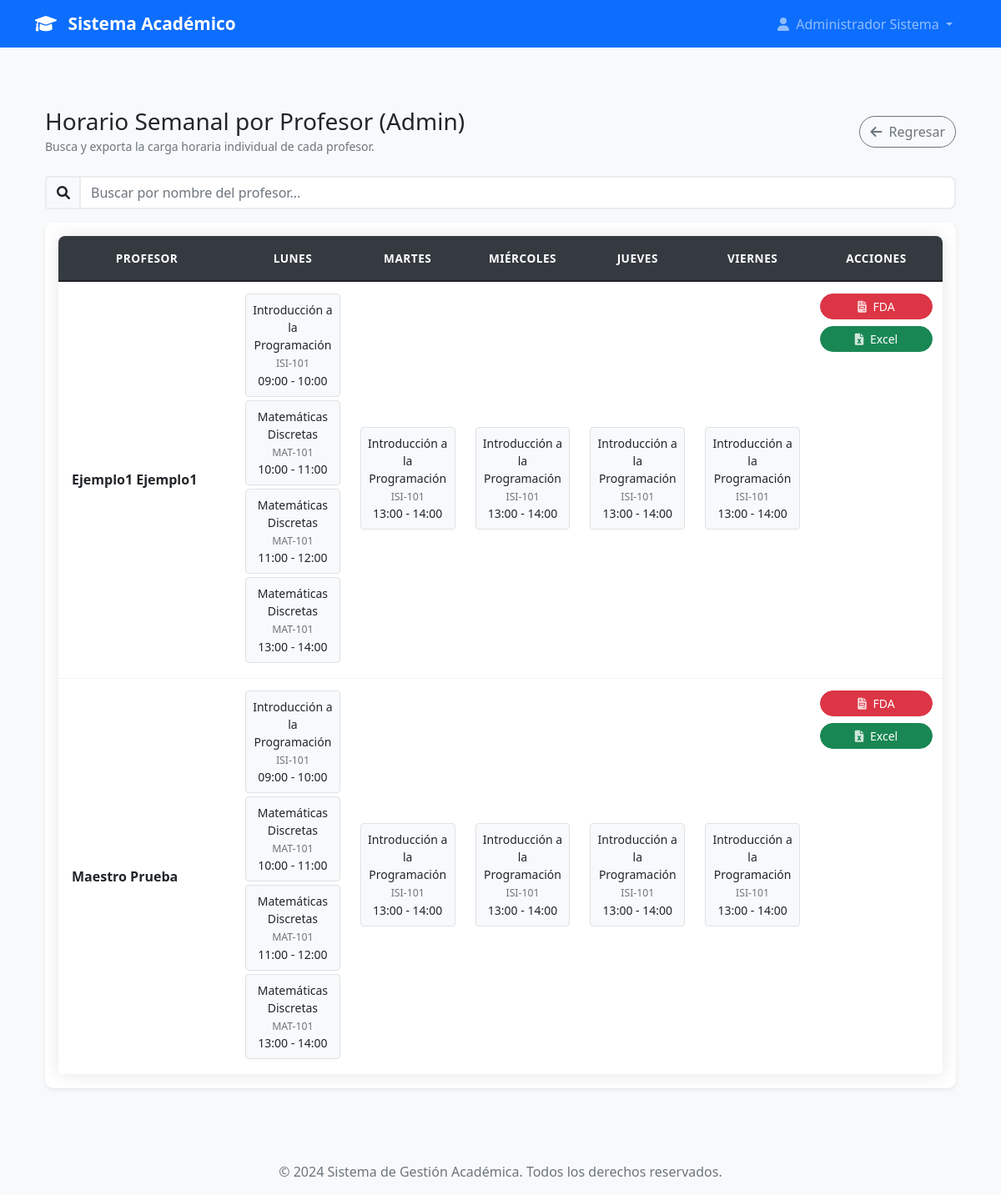
/admin/horarios/profesores (signed in), run on the app's committed database.
### models.py (models this page shows, shortened)
class User(UserMixin, db.Model):
    id = db.Column(db.Integer, primary_key=True)
    username = db.Column(db.String(80), unique=True, nullable=False)
    email = db.Column(db.String(120), unique=True, nullable=False)
    password_hash = db.Column(db.String(120), nullable=False)
    nombre = db.Column(db.String(100), nullable=False)
    apellido = db.Column(db.String(100), nullable=False)
    telefono = db.Column(db.String(20))
    imagen_perfil = db.Column(db.String(200))  # Ruta de la imagen de perfil
    rol = db.Column(db.String(20), nullable=False)
    tipo_profesor = db.Column(db.String(20))
    carreras = db.relationship('Carrera', secondary=user_carreras, backref=db.backref('usuarios', lazy=True))
    materias = db.relationship('Materia', secondary='profesor_materias', backref=db.backref('profesores', lazy=True))
    carrera_id = db.Column(db.Integer, db.ForeignKey('carrera.id'))
    carrera = db.relationship('Carrera', foreign_keys=[carrera_id], backref=db.backref('jefe_carrera', uselist=False))
    fecha_registro = db.Column(db.DateTime, default=datetime.utcnow)
    activo = db.Column(db.Boolean, default=True)
    def get_nombre_completo(self):
        return f"{self.nombre} {self.apellido}"
    def is_admin(self):
        return self.rol == 'admin'

class Materia(db.Model):
    id = db.Column(db.Integer, primary_key=True)
    nombre = db.Column(db.String(200), nullable=False)
    codigo = db.Column(db.String(20), nullable=False, unique=True)  # Ej: "ISI-101", "MAT-201"
    descripcion = db.Column(db.Text)
    cuatrimestre = db.Column(db.Integer, nullable=False)  # 1, 2, 3, etc.
    creditos = db.Column(db.Integer, nullable=False, default=3)
    horas_teoricas = db.Column(db.Integer, nullable=False, default=0)
    horas_practicas = db.Column(db.Integer, nullable=False, default=0)
    carrera_id = db.Column(db.Integer, db.ForeignKey('carrera.id'), nullable=False)
    carrera = db.relationship('Carrera', backref=db.backref('materias', lazy=True))
    activa = db.Column(db.Boolean, default=True)
    fecha_creacion = db.Column(db.DateTime, default=datetime.utcnow)
    creado_por = db.Column(db.Integer, db.ForeignKey('user.id'), nullable=False)
    creador = db.relationship('User', backref=db.backref('materias_creadas', lazy=True))

### app.py (the view)
@app.route('/admin/horarios/profesores')
@login_required
def admin_horario_profesores():
    if not current_user.is_admin(): abort(403)
    horarios_data = procesar_horarios(agrupar_por='profesor')
    return render_template('admin/admin_horario_profesores.html', horarios_data=horarios_data)

### app.py (called while the page is built)
@login_manager.user_loader
def load_user(user_id):
    return User.query.get(int(user_id))

@app.context_processor
def inject_user_counts():
    if current_user.is_authenticated and current_user.is_admin():
        return dict(
            total_users=User.query.count(),
            total_admins=User.query.filter_by(rol='admin').count(),
            total_jefes=User.query.filter_by(rol='jefe_carrera').count(),
            total_profesores=User.query.filter(User.rol.in_(['profesor_completo', 'profesor_asignatura'])).count()
        )
    return dict()

### models.py (called while the page is built)
    def get_hora_inicio_str(self):
        return self.hora_inicio.strftime('%H:%M')

    def get_hora_fin_str(self):
        return self.hora_fin.strftime('%H:%M')

    def get_dia_orden(self):
        orden_dias = {
            'lunes': 0,
            'martes': 1,
            'miercoles': 2,
            'jueves': 3,
            'viernes': 4,
            'sabado': 5,
            'domingo': 6
        }
        return orden_dias.get(self.dia_semana, 99)

    def get_hora_inicio_str(self):
        return self.horario.get_hora_inicio_str() if self.horario else 'N/A'

    def get_hora_fin_str(self):
        return self.horario.get_hora_fin_str() if self.horario else 'N/A'

### templates/admin/admin_horario_profesores.html (shortened to what this page needs)
{% extends "base.html" %}
{% block content %}
<div class="container mt-5">
    <div class="d-flex justify-content-between align-items-center mb-4">
        <div>
            <h3 class="mb-0">Horario Semanal por Profesor (Admin)</h3>
            <small class="text-muted">Busca y exporta la carga horaria individual de cada profesor.</small>
        </div>
        <div class="d-flex align-items-center gap-2">
            <a href="{{ url_for('dashboard') }}" class="btn btn-outline-secondary">
                <i class="fas fa-arrow-left me-1"></i> Regresar
            </a>
        </div>
    </div>
    <div class="mb-3">
        <div class="input-group">
            <span class="input-group-text"><i class="fas fa-search"></i></span>
            <input type="text" id="searchInput" class="form-control" placeholder="Buscar por nombre del profesor...">
        </div>
    </div>
    <div class="card shadow-sm">
        <div class="card-body">
            <div class="table-responsive">
                <table class="table table-bordered table-hover text-center align-middle">
                    <thead class="table-dark">
                        <tr>
                            <th style="width: 20%;">Profesor</th>
                            <th>Lunes</th>
                            <th>Martes</th>
                            <th>Miércoles</th>
                            <th>Jueves</th>
                            <th>Viernes</th>
                            <th style="width: 15%;">Acciones</th>
                        </tr>
                    </thead>
                    <tbody id="horariosTableBody">
                        {% for profesor, dias in horarios_data.items() %}
                        <tr class="schedule-row">
                            <td class="row-name text-start ps-3"><strong>{{ profesor }}</strong></td>
                            {% for dia_semana in ['Lunes', 'Martes', 'Miércoles', 'Jueves', 'Viernes'] %}
                            <td>
                                {% for clase in dias[dia_semana] %}
                                    <div class="clase-item p-2 mb-1 border rounded bg-light small">{{ clase | safe }}</div>
                                {% endfor %}
                            </td>
                            {% endfor %}
                            <td class="d-flex flex-column gap-2">
                                <a href="{{ url_for('exportar_admin_fda_profesor', profesor_nombre=profesor) }}"
                                   class="btn btn-sm btn-danger"
                                   data-bs-toggle="tooltip"
                                   title="Exportar Carga Horaria (Formato Oficial FDA)">
                                    <i class="fas fa-file-invoice me-1"></i> FDA
                                </a>
                                <a href="{{ url_for('exportar_excel_profesor', profesor_nombre=profesor) }}"
                                   class="btn btn-sm btn-success"
                                   data-bs-toggle="tooltip"
                                   title="Exportar Carga Horaria (Formato Excel)">
                                    <i class="fas fa-file-excel me-1"></i> Excel
                                </a>
                            </td>
                        </tr>
                        {% else %}
                        <tr>
                            <td colspan="7" class="text-center p-4">No hay horarios registrados.</td>
                        </tr>
                        {% endfor %}
                    </tbody>
                </table>
            </div>
        </div>
    </div>
</div>
{% endblock %}

### templates/base.html (shortened to what this page needs)
<!DOCTYPE html>
<html lang="es">
<head>
    <link href="https://cdn.jsdelivr.net/npm/bootstrap@5.1.3/dist/css/bootstrap.min.css" rel="stylesheet">
    <link rel="stylesheet" href="https://cdnjs.cloudflare.com/ajax/libs/font-awesome/6.0.0/css/all.min.css">
    <link rel="stylesheet" href="{{ url_for('static', filename='css/style.css') }}">
</head>
<body>
    <nav class="navbar navbar-expand-lg navbar-dark bg-primary">
        <div class="container">
            <a class="navbar-brand" href="{{ url_for('index') }}">
                <i class="fas fa-graduation-cap me-2"></i>
                Sistema Académico
            </a>
            <div class="collapse navbar-collapse" id="navbarNav">
                <ul class="navbar-nav ms-auto">
                    {% if current_user.is_authenticated %}
                        <li class="nav-item dropdown">
                            <a class="nav-link dropdown-toggle" href="#" id="navbarDropdown" role="button" data-bs-toggle="dropdown">
                                <i class="fas fa-user me-1"></i>
                                {{ current_user.get_nombre_completo() }}
                            </a>
                        </li>
                    {% endif %}
                </ul>
            </div>
        </div>
    </nav>
    <main class="py-4">
        <div class="container">
            {% block content %}{% endblock %}
        </div>
    </main>
    <footer class="bg-light text-center py-3 mt-5">
        <div class="container">
            <p class="text-muted mb-0">&copy; 2024 Sistema de Gestión Académica. Todos los derechos reservados.</p>
        </div>
    </footer>
</body>
</html>

### static/css/style.css (style rules this page uses)
.table-responsive { border-radius: 8px; overflow: hidden; box-shadow: 0 0 20px rgba(0, 0, 0, 0.1); }
.table { margin-bottom: 0; background-color: white; }
.table thead th { background-color: #343a40; color: white; border: none; font-weight: 600; text-transform: uppercase; font-size: 0.85rem; letter-spacing: 0.5px; padding: 1rem 0.75rem; position: sticky; top: 0; z-index: 10; }
.table tbody tr { transition: all 0.2s ease; border-bottom: 1px solid #f1f3f4; }
.table td { padding: 0.875rem 0.75rem; vertical-align: middle; border: none; }
body { font-family: 'Segoe UI', Tahoma, Geneva, Verdana, sans-serif; background-color: #f8f9fa; }
.navbar-brand { font-weight: bold; font-size: 1.3rem; }
.card { transition: transform 0.2s ease-in-out, box-shadow 0.2s ease-in-out; border: none; border-radius: 10px; }
.btn { border-radius: 25px; font-weight: 500; transition: all 0.3s ease; }
.form-control, .form-select { border-radius: 8px; border: 2px solid #e9ecef; transition: border-color 0.3s ease; }
.input-group-text { background-color: #f8f9fa; border: 2px solid #e9ecef; border-right: none; }
.card-body i { opacity: 0.8; }
footer { margin-top: auto; }
.card { animation: fadeIn 0.5s ease-out; }
.card .btn { transition: all 0.2s ease; }
.navbar .nav-link.dropdown-toggle { position: relative; transition: all 0.3s ease; border-radius: 8px; padding: 0.5rem 1rem !important; }
.navbar .nav-link.dropdown-toggle::before { content: ''; position: absolute; top: 0; left: 0; right: 0; bottom: 0; background: linear-gradient(45deg, transparent 30%, rgba(255, 255, 255, 0.2) 50%, transparent 70%); opacity: 0; transition: opacity 0.3s ease; border-radius: 8px; pointer-events: none; }

### data on the page
User: get_nombre_completo "Administrador Sistema"
Materia: codigo "Introducción a la Programación ISI-101 09:00 - 10:00", codigo "Introducción a la Programación ISI-101 13:00 - 14:00"
Materia: codigo "Matemáticas Discretas MAT-101 10:00 - 11:00", codigo "Matemáticas Discretas MAT-101 11:00 - 12:00", codigo "Matemáticas Discretas MAT-101 13:00 - 14:00"

### other printed values
{{ profesor }} "Ejemplo1 Ejemplo1" "Maestro Prueba"
